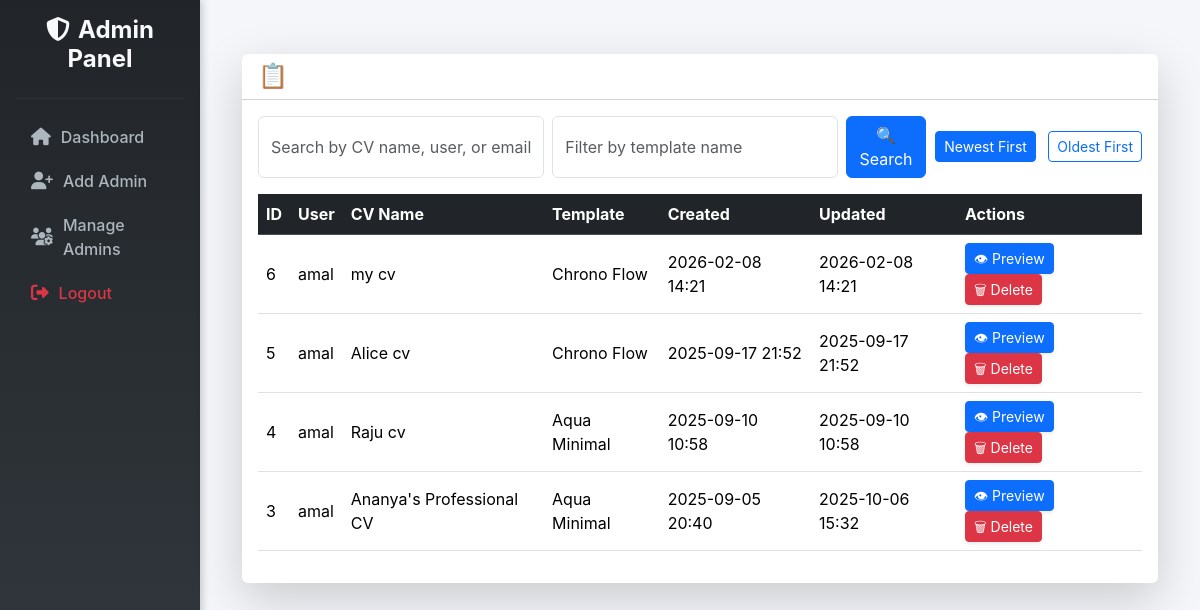
Screenshot of /admindashboard/view-cvs/ (signed in) with the database file from the repository.
### cvapp/models.py (models this page shows, shortened)
class CVtable(models.Model):
    CV_id=models.AutoField(primary_key=True)
    User_id=models.ForeignKey(User,on_delete=models.CASCADE)#foreign key setup
    CV_Name=models.CharField(max_length=100,null=False)
    Template_id=models.ForeignKey(Template,on_delete=models.CASCADE)
    Created_at=models.DateTimeField(auto_now_add=True)
    Updated_at = models.DateTimeField(auto_now=True)   # ✅ updates every time you save()

class User(models.Model):
    User_id = models.AutoField(primary_key=True)
    Full_Name = models.CharField(max_length=100, null=False)
    Email = models.CharField(max_length=100, null=False)
    Password = models.CharField(max_length=100, null=False)
    created_at = models.DateTimeField(default=timezone.now, editable=False)  # ✅ new field

class Template(models.Model):
    Template_id=models.AutoField(primary_key=True)
    Template_Name=models.CharField(max_length=100,null=False)
    Preview_image=models.ImageField(upload_to='preview_images/',null=False)
    Created_at=models.DateTimeField(auto_now_add=True)

### cvapp/views.py (the view)
# urls.py: path("admindashboard/view-cvs/", views.admin_view_cvs, name="admin_view_cvs"),
@admin_login_required
def admin_view_cvs(request):
    order = request.GET.get("order", "newest")
    search = request.GET.get("search", "").strip()
    template_filter = request.GET.get("template", "")
    cvs = CVtable.objects.select_related("User_id", "Template_id")
    if search:
        cvs = cvs.filter(
            Q(CV_Name__icontains=search) |
            Q(User_id__Full_Name__icontains=search) |
            Q(User_id__Email__icontains=search)
        )
    if template_filter:
        cvs = cvs.filter(Template_id__Template_Name__icontains=template_filter)
    if order == "oldest":
        cvs = cvs.order_by("Created_at")
    else:  # newest first
        cvs = cvs.order_by("-Created_at")
    return render(request, "custom_admin/view_cvs.html", {
        "cvs": cvs,
        "order": order,
        "search": search,
        "template_filter": template_filter,
    })

### cvapp/views.py (called while the page is built)
def admin_login_required(view_func):
    @wraps(view_func)
    def wrapper(request, *args, **kwargs):
        if not request.session.get("admin_id"):  # session key set at login
            return redirect("adminlogin")       # redirect to your login page
        return view_func(request, *args, **kwargs)
    return wrapper

### template/custom_admin/view_cvs.html (shortened to what this page needs)
{% extends "custom_admin/adminbase.html" %}
{% block content %}
<div class="container mt-4">
    <div class="card shadow-lg border-0">
        <div class="card-header bg-gradient text-white"
             style="background: linear-gradient(45deg, #0f2027, #2c5364);">
            <h4 class="mb-0">📋 All User CVs</h4>
        </div>
        <div class="card-body">
            <div class="table-responsive">
                <div class="d-flex justify-content-between align-items-center mb-3">
    <form method="get" class="d-flex">
        <input type="text" name="search" class="form-control me-2"
               placeholder="Search by CV name, user, or email"
               value="{{ search }}">
        <input type="text" name="template" class="form-control me-2"
               placeholder="Filter by template name"
               value="{{ template_filter }}">
        <button type="submit" class="btn btn-primary">🔍 Search</button>
    </form>
    <div>
        <a href="?order=newest&search={{ search }}&template={{ template_filter }}"
           class="btn btn-sm {% if order == 'newest' %}btn-primary{% else %}btn-outline-primary{% endif %}">
            Newest First
        </a>
        <a href="?order=oldest&search={{ search }}&template={{ template_filter }}"
           class="btn btn-sm ms-2 {% if order == 'oldest' %}btn-primary{% else %}btn-outline-primary{% endif %}">
            Oldest First
        </a>
    </div>
</div>
                <table class="table table-hover align-middle">
                    <thead class="table-dark">
                        <tr>
                            <th>ID</th>
                            <th>User</th>
                            <th>CV Name</th>
                            <th>Template</th>
                            <th>Created</th>
                            <th>Updated</th>
                            <th>Actions</th>
                        </tr>
                    </thead>
                    <tbody>
                        {% for cv in cvs %}
                        <tr>
                            <td>{{ cv.CV_id }}</td>
                            <td>{{ cv.User_id.Full_Name }}</td>
                            <td>{{ cv.CV_Name }}</td>
                            <td>{{ cv.Template_id.Template_Name }}</td>
                            <td>{{ cv.Created_at|date:"Y-m-d H:i" }}</td>
                            <td>{{ cv.Updated_at|date:"Y-m-d H:i" }}</td>
                            <td>
                                <a href="{% url 'admin_preview_cv' cv.CV_id cv.Template_id_id %}"
                                   class="btn btn-sm btn-primary shadow-sm me-2">
                                    👁 Preview
                                </a>
                                <a href="{% url 'admin_delete_cv' cv.CV_id %}"
                                   class="btn btn-sm btn-danger shadow-sm"
                                   onclick="return confirm('Are you sure you want to delete this CV?');">
                                    🗑 Delete
                                </a>
                            </td>
                        </tr>
                        {% empty %}
                        <tr>
                            <td colspan="7" class="text-center text-muted py-4">
                                No CVs found yet.
                            </td>
                        </tr>
                        {% endfor %}
                    </tbody>
                </table>
            </div>
        </div>
    </div>
</div>
{% endblock %}

### template/custom_admin/adminbase.html (style rules this page uses)
body { background-color: #f4f6f9; font-family: 'Inter', sans-serif; }

### rows the page displays
CVtable: CV_id "6", User_id.Full_Name "amal", CV_Name "my cv", Template_id.Template_Name "Chrono Flow", Created_at "2026-02-08 14:21", Updated_at "2026-02-08 14:21"
CVtable: CV_id "5", User_id.Full_Name "amal", CV_Name "Alice cv", Template_id.Template_Name "Chrono Flow", Created_at "2025-09-17 21:52", Updated_at "2025-09-17 21:52"
CVtable: CV_id "4", User_id.Full_Name "amal", CV_Name "Raju cv", Template_id.Template_Name "Aqua Minimal", Created_at "2025-09-10 10:58", Updated_at "2025-09-10 10:58"
CVtable: CV_id "3", User_id.Full_Name "amal", CV_Name "Ananya's Professional CV", Template_id.Template_Name "Aqua Minimal", Created_at "2025-09-05 20:40", Updated_at "2025-10-06 15:32"
